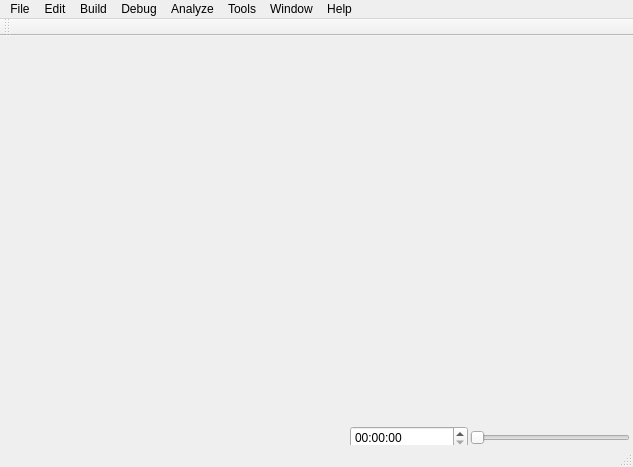
<?xml version="1.0" encoding="UTF-8"?>
<ui version="4.0">
 <class>MainWindow</class>
 <widget class="QMainWindow" name="MainWindow">
  <property name="geometry">
   <rect>
    <x>0</x>
    <y>0</y>
    <width>633</width>
    <height>467</height>
   </rect>
  </property>
  <property name="minimumSize">
   <size>
    <width>10</width>
    <height>10</height>
   </size>
  </property>
  <property name="windowTitle">
   <string>SYLINCOM-JT_SRAN Automated testing tools</string>
  </property>
  <property name="windowIcon">
   <iconset>
    <normaloff>../icon/Popular Icon Pack (PNG, vector)_files/myspace-squared-outlined.png</normaloff>../icon/Popular Icon Pack (PNG, vector)_files/myspace-squared-outlined.png</iconset>
  </property>
  <widget class="QWidget" name="centralWidget">
   <widget class="QTimeEdit" name="timeEdit">
    <property name="geometry">
     <rect>
      <x>350</x>
      <y>390</y>
      <width>118</width>
      <height>24</height>
     </rect>
    </property>
   </widget>
   <widget class="QSlider" name="horizontalSlider">
    <property name="geometry">
     <rect>
      <x>470</x>
      <y>390</y>
      <width>160</width>
      <height>23</height>
     </rect>
    </property>
    <property name="orientation">
     <enum>Qt::Horizontal</enum>
    </property>
   </widget>
  </widget>
  <widget class="QMenuBar" name="menuBar">
   <property name="geometry">
    <rect>
     <x>0</x>
     <y>0</y>
     <width>633</width>
     <height>22</height>
    </rect>
   </property>
   <widget class="QMenu" name="menuFile">
    <property name="title">
     <string>File</string>
    </property>
    <addaction name="actionNew"/>
    <addaction name="actionNew_File"/>
    <addaction name="separator"/>
    <addaction name="actionOpen_Proj"/>
    <addaction name="actionOpen_File"/>
   </widget>
   <widget class="QMenu" name="menuEdit">
    <property name="title">
     <string>Edit</string>
    </property>
    <addaction name="actionUndo"/>
    <addaction name="actionRedo"/>
    <addaction name="separator"/>
    <addaction name="actionCut"/>
    <addaction name="actionPaste"/>
    <addaction name="actionCopy"/>
    <addaction name="actionDelete"/>
   </widget>
   <widget class="QMenu" name="menuBuild">
    <property name="title">
     <string>Build</string>
    </property>
   </widget>
   <widget class="QMenu" name="menuDebug">
    <property name="title">
     <string>Debug</string>
    </property>
   </widget>
   <widget class="QMenu" name="menuAnalyze">
    <property name="title">
     <string>Analyze</string>
    </property>
   </widget>
   <widget class="QMenu" name="menuTools">
    <property name="title">
     <string>Tools</string>
    </property>
   </widget>
   <widget class="QMenu" name="menuWindow">
    <property name="title">
     <string>Window</string>
    </property>
   </widget>
   <widget class="QMenu" name="menuHelp">
    <property name="title">
     <string>Help</string>
    </property>
   </widget>
   <addaction name="menuFile"/>
   <addaction name="menuEdit"/>
   <addaction name="menuBuild"/>
   <addaction name="menuDebug"/>
   <addaction name="menuAnalyze"/>
   <addaction name="menuTools"/>
   <addaction name="menuWindow"/>
   <addaction name="menuHelp"/>
  </widget>
  <widget class="QToolBar" name="mainToolBar">
   <attribute name="toolBarArea">
    <enum>TopToolBarArea</enum>
   </attribute>
   <attribute name="toolBarBreak">
    <bool>false</bool>
   </attribute>
  </widget>
  <widget class="QStatusBar" name="statusBar"/>
  <action name="actionNew">
   <property name="checkable">
    <bool>false</bool>
   </property>
   <property name="icon">
    <iconset>
     <normaloff>../icon/Popular Icon Pack (PNG, vector)_files/plus.png</normaloff>../icon/Popular Icon Pack (PNG, vector)_files/plus.png</iconset>
   </property>
   <property name="text">
    <string>New Proj</string>
   </property>
   <property name="toolTip">
    <string extracomment="New project">New Proj</string>
   </property>
   <property name="statusTip">
    <string extracomment="Create a Project"/>
   </property>
   <property name="whatsThis">
    <string extracomment="Create a  Project"/>
   </property>
   <property name="font">
    <font/>
   </property>
   <property name="shortcut">
    <string>Ctrl+N</string>
   </property>
  </action>
  <action name="actionNew_File">
   <property name="icon">
    <iconset>
     <normaloff>../icon/Popular Icon Pack (PNG, vector)_files/file.png</normaloff>../icon/Popular Icon Pack (PNG, vector)_files/file.png</iconset>
   </property>
   <property name="text">
    <string>New File</string>
   </property>
   <property name="shortcut">
    <string>Ctrl+F</string>
   </property>
  </action>
  <action name="actionOpen_Proj">
   <property name="icon">
    <iconset>
     <normaloff>../icon/Popular Icon Pack (PNG, vector)_files/folder-invoices.png</normaloff>../icon/Popular Icon Pack (PNG, vector)_files/folder-invoices.png</iconset>
   </property>
   <property name="text">
    <string>Open Proj</string>
   </property>
   <property name="shortcut">
    <string>Ctrl+P</string>
   </property>
  </action>
  <action name="actionOpen_File">
   <property name="icon">
    <iconset>
     <normaloff>../icon/Popular Icon Pack (PNG, vector)_files/opened-folder.png</normaloff>../icon/Popular Icon Pack (PNG, vector)_files/opened-folder.png</iconset>
   </property>
   <property name="text">
    <string>Open File</string>
   </property>
   <property name="shortcut">
    <string>Ctrl+O</string>
   </property>
  </action>
  <action name="actionUndo">
   <property name="icon">
    <iconset>
     <normaloff>../icon/Arrows Icon Pack (PNG, vector)_files/circled-chevron-left.png</normaloff>../icon/Arrows Icon Pack (PNG, vector)_files/circled-chevron-left.png</iconset>
   </property>
   <property name="text">
    <string>Undo</string>
   </property>
  </action>
  <action name="actionRedo">
   <property name="icon">
    <iconset>
     <normaloff>../icon/Arrows Icon Pack (PNG, vector)_files/circled-chevron-right.png</normaloff>../icon/Arrows Icon Pack (PNG, vector)_files/circled-chevron-right.png</iconset>
   </property>
   <property name="text">
    <string>Redo</string>
   </property>
  </action>
  <action name="actionCut">
   <property name="text">
    <string>Cut</string>
   </property>
  </action>
  <action name="actionPaste">
   <property name="icon">
    <iconset>
     <normaloff>../icon/Popular Icon Pack (PNG, vector)_files/external-link.png</normaloff>../icon/Popular Icon Pack (PNG, vector)_files/external-link.png</iconset>
   </property>
   <property name="text">
    <string>Paste</string>
   </property>
  </action>
  <action name="actionCopy">
   <property name="icon">
    <iconset>
     <normaloff>../icon/Popular Icon Pack (PNG, vector)_files/check-all.png</normaloff>../icon/Popular Icon Pack (PNG, vector)_files/check-all.png</iconset>
   </property>
   <property name="text">
    <string>Copy</string>
   </property>
  </action>
  <action name="actionDelete">
   <property name="icon">
    <iconset>
     <normaloff>../icon/Popular Icon Pack (PNG, vector)_files/delete-sign-filled.png</normaloff>../icon/Popular Icon Pack (PNG, vector)_files/delete-sign-filled.png</iconset>
   </property>
   <property name="text">
    <string>Delete</string>
   </property>
  </action>
 </widget>
 <layoutdefault spacing="6" margin="11"/>
 <resources/>
 <connections/>
</ui>
